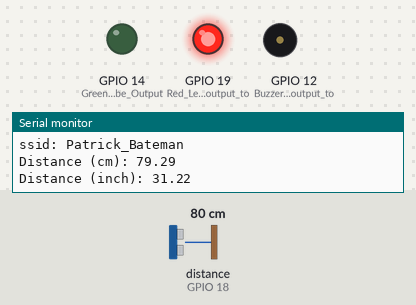
Simulated run of this sketch. Board: ESP32. Parts: output pins drawn as LEDs (lit = HIGH), buzzer (waves = sounding, pin HIGH), the last lines printed to the serial monitor. Wiring (inferred from the names in the program): ultrasonic range finder: trigger GPIO 5; echo GPIO 18. Inputs (shaded band) come from the test bench; at power-on: distance to the obstacle (sensor on GPIO 18) 80 cm. The echo pulse lasts 58.3 µs per cm; pins used as bus, display or sensor lines are not drawn.

Above: at 2.2 s.
2.3 s: distance to the obstacle (sensor on GPIO 18) set to 54 cm
6.2 s: distance to the obstacle (sensor on GPIO 18) set to 47 cm
At 9.0 s:
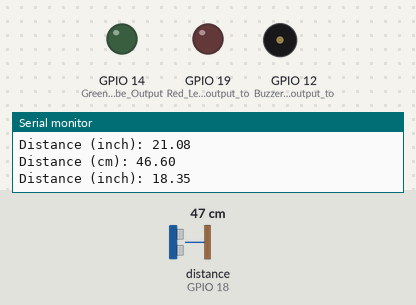
10.0 s: distance to the obstacle (sensor on GPIO 18) set to 22 cm
13.8 s: distance to the obstacle (sensor on GPIO 18) set to 18 cm
At 17.4 s:
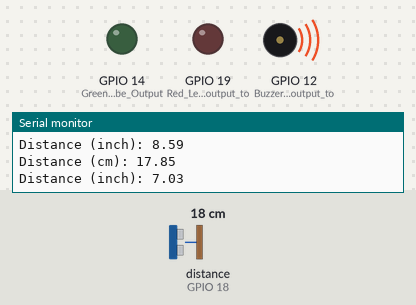
22.4 s: distance to the obstacle (sensor on GPIO 18) set to 35 cm
26.2 s: distance to the obstacle (sensor on GPIO 18) set to 2 cm
At 31.8 s:
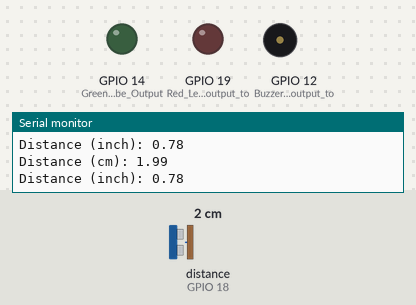
Timing chart, 0 to 35.8 s (numbered marks = the images above; inputs shaded):
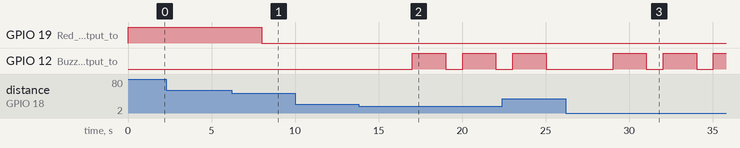

The sketch:

UltrasonicSensor_HCSR04_.ino
```cpp
// the required libraries are included here
#include "WiFi.h"
#include <Wire.h>
#include <LiquidCrystal.h>
#include <LiquidCrystal_I2C.h>

// Declaration of variables for intranet webpage
const char* ssid = "Patrick_Bateman";
const char* password = "americanpsycho";
WiFiServer server(80);

// Variable Declaration for ultasonic sensor readings
const int trigPin = 5;
const int echoPin = 18;

//define sound speed in cm/uS
#define SOUND_SPEED 0.034
#define CM_TO_INCH 0.393701

long duration;
float distanceCm;
float distanceInch;

float trial = 50;
// Setup for LCD
LiquidCrystal_I2C lcd (0x27, 16,2);

String html;
String message;

void setup() {

  // setup code corresponding to intranet webpage
  Serial.begin(115200);

  WiFi.softAP(ssid, password);
  // Print the IP address used for accessing the webpage
  IPAddress IP = WiFi.softAPIP();
  Serial.print("AP IP address: ");
  Serial.println(IP);
  Serial.print("ssid: ");
  Serial.println(ssid);
  server.begin();


  // setup code for ultrasonic sensor
  pinMode(trigPin, OUTPUT); // Sets the trigPin as an Output
  pinMode(echoPin, INPUT); // Sets the echoPin as an Input


  // setup code for buzzer and LEDs
  pinMode(12, OUTPUT);       //Buzzer will be output to ESP32
  pinMode(14, OUTPUT);       //Green Led will be Output to ESP32
  pinMode(19, OUTPUT);       //Red Led will be output to ESP32
  digitalWrite(18, HIGH);    // the Green LED is turned off intially
  digitalWrite(19, HIGH);    // the Red LED is turned off initially

  // setup code for LED
  // lcd.init ();
  lcd.backlight ();
  lcd.setCursor (0, 0);
  delay(1000);

}

void loop() {
  // code for getting the distance using a ultrasonic sensor

  // Clears the trigPin
  digitalWrite(trigPin, LOW);
  delayMicroseconds(2);
  // Sets the trigPin on HIGH state for 10 micro seconds
  digitalWrite(trigPin, HIGH);
  delayMicroseconds(10);
  digitalWrite(trigPin, LOW);

  // Reads the echoPin, returns the sound wave travel time in microseconds
  duration = pulseIn(echoPin, HIGH);

  // Calculate the distance
  distanceCm = duration * SOUND_SPEED/2;

  // Convert to inches
  distanceInch = distanceCm * CM_TO_INCH;

  // Prints the distance in the Serial Monitor
  Serial.print("Distance (cm): ");
  Serial.println(distanceCm);
  Serial.print("Distance (inch): ");
  Serial.println(distanceInch);

  delay(1000);

  // Code for buzzer and LED glowing corresponding to the distance obtained from the Ultrasonic Sensor

  if (distanceCm <= 20)
  {
    digitalWrite(12, HIGH);   //Buzzer is ON
    digitalWrite(19, LOW);    //RED LED is ON
    digitalWrite(18, HIGH);   //GREEN LED is OFF
    lcd.setCursor(0,1);
    lcd.print("ALERT!");
    delay(2000);
    message = "ALERT";
    digitalWrite(12, LOW);
  }
  if (distanceCm >20 && distanceCm <50)
  {
    digitalWrite(12, LOW);     //Buzzer is OFF
    digitalWrite(19, LOW);     //RED LED is ON
    digitalWrite(18, HIGH);    //GREEN LED is OFF
    lcd.setCursor(0,1);
    lcd.print("CLOSE!");
    message = "CLOSE!";
    delay(2000);
    digitalWrite(12, LOW);
  }
  if (distanceCm >= 50)
  {
    digitalWrite(12, LOW);     //Buzzer is OFF
    digitalWrite(18, LOW);     //GREEN LED is ON
    digitalWrite(19, HIGH);    //RED LED id OFF
    lcd.setCursor(0,1);
    lcd.print("SAFE!");
    message = "SAFE!";
    delay(2000);

  }

  String html ="<!DOCTYPE html>\
  <html>\
  <body>\
  <form>\
    <p>" +String(message)+ " Distance(in cm): " +String(distanceCm)+ "</p>\
  </form>\
  </body>\
  </html>";

  WiFiClient client = server.available();
  if(client)
  {
    String request = client.readStringUntil('\r');
    if(request.indexOf("LED=ON")>=0)digitalWrite(2,HIGH);
    if(request.indexOf("LED=OFF")>=0)digitalWrite(2,LOW);
    client.print(html);
    request="";
  }

}
```

Measured:
- the behaviour switches between 51 and 50 cm on distance to the obstacle (sensor on GPIO 18) (found by bisection; images 0 and 1)
- the behaviour switches between 21 and 20 cm on distance to the obstacle (sensor on GPIO 18) (found by bisection; images 1 and 2)
- after the input at 6.2 s, GPIO 19 (Red_Led_will_be_output_to): HIGH → LOW after 1.8 s
- after the input at 13.8 s, GPIO 12 (Buzzer_will_be_output_to): alternates HIGH for 2.0 s and LOW for 1.0 s, starting after 3.2 s
- after the input at 26.2 s, GPIO 12 (Buzzer_will_be_output_to): alternates HIGH for 2.0 s and LOW for 1.0 s, starting after 2.8 s
